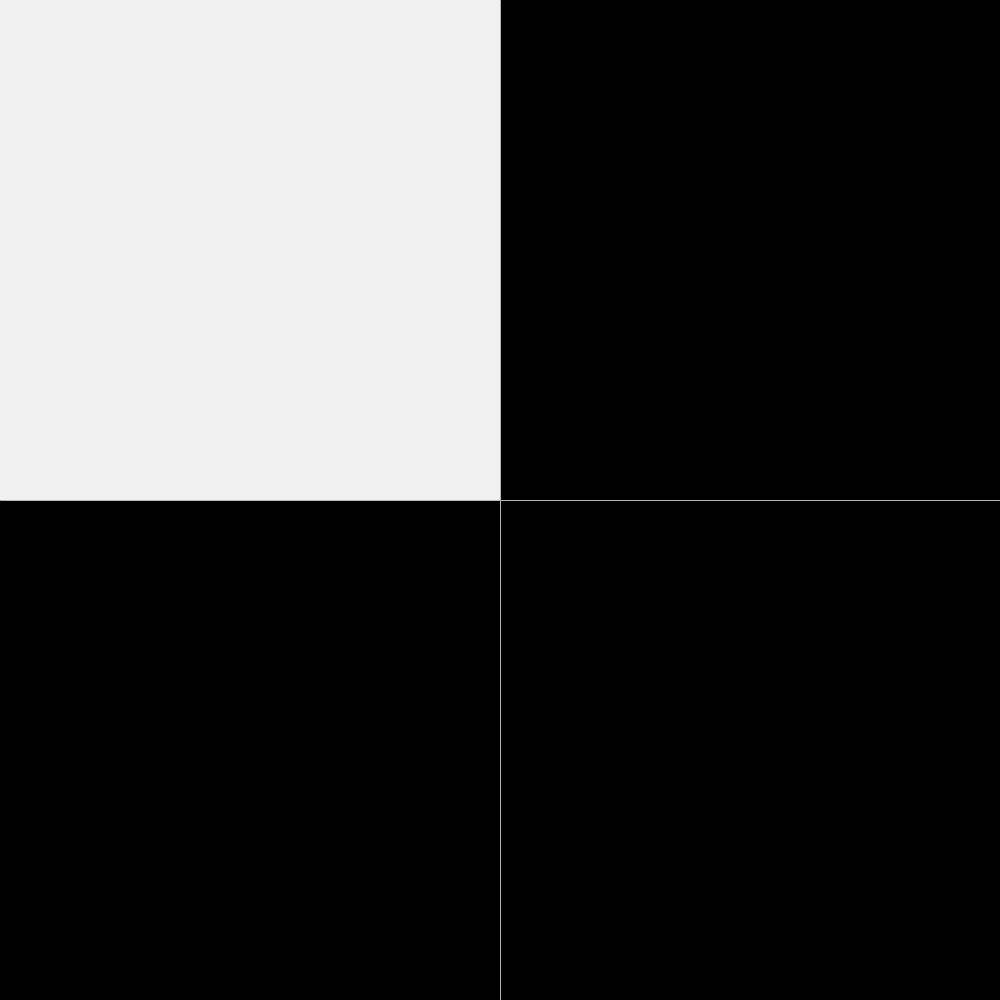
Frame 1 (no input)
Frame 60 (the mouse pressed at the canvas centre just before this capture): identical to frame 1, image omitted
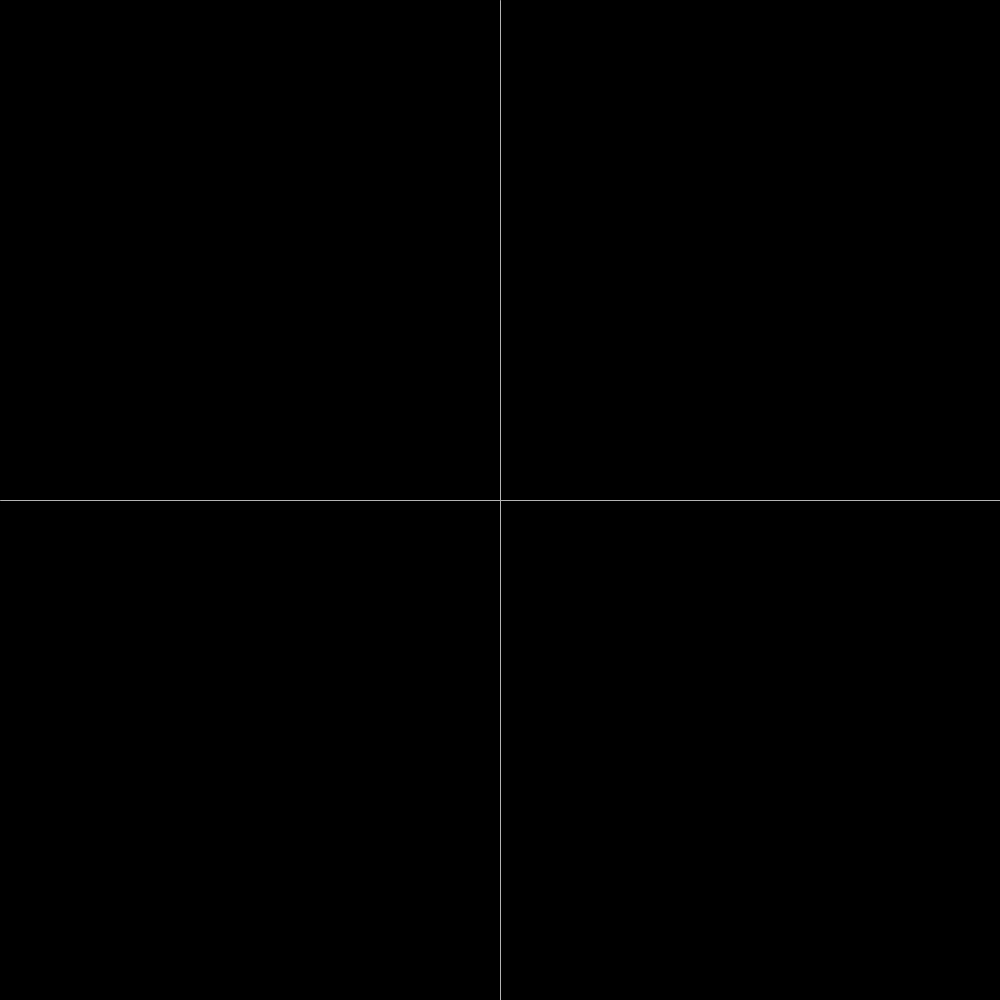
Frame 120 (the mouse held since frame 60 and released just before this capture)

The Processing sketch that drew these frames (run headless with seeded random() and noise(); from frame 60 on, the mouse is pressed at the canvas centre):

// Processing sketch: code_05_22
// ── code_05_22.pde
void setup(){
  size(1000, 1000);
}

void draw(){
  background(0);
  stroke(180);
  line(width/2, 0, width/2, height);
  line(0, height/2, width, height/2);
  
  noStroke();
  fill(240);
  
  if(mousePressed){
  fill(210, 0, 0);
  }
 
  if(mouseX < width/2 && mouseY < height/2){
    rect(0, 0, width/2, height/2);
  }else if(mouseX > width/2 && mouseY < height/2){
    rect(width/2, 0, width/2, height/2);
  }else if(mouseX < width/2 && mouseY > height/2){
    rect(0, width/2, width/2, height/2);
  }else if(mouseX > width/2 && mouseY > height/2){
    rect(width/2, height/2, width/2, height/2);
  } 
}
